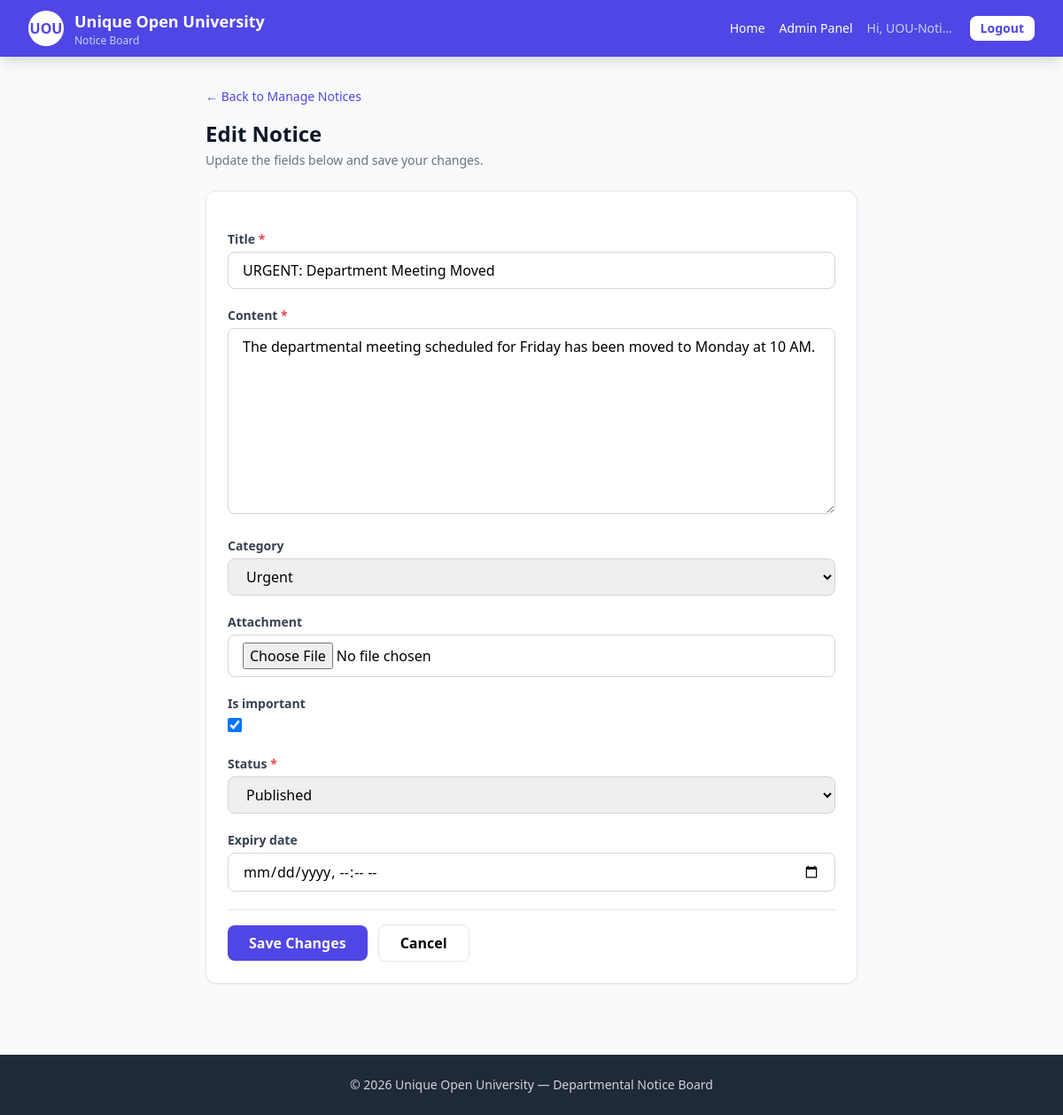
The page /admin-panel/notices/2/edit/ (signed in) on the database its author committed.
### notices/models.py (models this page shows, shortened)
class Notice(models.Model):
    STATUS_CHOICES = [
        ('draft', 'Draft'),
        ('published', 'Published'),
    ]
    title = models.CharField(max_length=200)
    content = models.TextField()
    category = models.ForeignKey(
        Category, on_delete=models.SET_NULL,
        null=True, blank=True, related_name='notices'
    )
    author = models.ForeignKey(
        User, on_delete=models.CASCADE, related_name='notices'
    )
    attachment = models.FileField(upload_to='attachments/', blank=True, null=True)
    is_important = models.BooleanField(default=False)
    status = models.CharField(max_length=10, choices=STATUS_CHOICES, default='published')
    published_at = models.DateTimeField(default=timezone.now)
    expiry_date = models.DateTimeField(null=True, blank=True)
    created_at = models.DateTimeField(auto_now_add=True)
    updated_at = models.DateTimeField(auto_now=True)
    class Meta:
        ordering = ['-is_important', '-published_at']

### notices/views.py (the view)
# urls.py: path('admin-panel/notices/<int:pk>/edit/', views.notice_edit, name='notice_edit'),
@login_required
@user_passes_test(is_admin)
def notice_edit(request, pk):
    notice = get_object_or_404(Notice, pk=pk)
    if request.method == 'POST':
        form = NoticeForm(request.POST, request.FILES, instance=notice)
        if form.is_valid():
            form.save()
            messages.success(request, 'Notice updated successfully!')
            return redirect('manage_notices')
    else:
        form = NoticeForm(instance=notice)
    return render(request, 'notices/notice_form.html', {
        'form': form, 'action': 'Edit', 'notice': notice
    })

### notices/models.py (called while the page is built)
    def __str__(self):
        return self.name

### notices/views.py (called while the page is built)
def is_admin(user):
    return user.is_authenticated and (user.is_staff or user.is_superuser)

### templates/notices/notice_form.html (shortened to what this page needs)
{% extends 'notices/base.html' %}
{% block content %}
<div class="max-w-3xl mx-auto px-4 py-8">
  <a href="{% url 'manage_notices' %}"
     class="text-uou font-medium text-sm hover:underline inline-flex items-center gap-1 mb-4">
    ← Back to Manage Notices
  </a>
  <div class="mb-6">
    <h1 class="text-2xl font-bold text-gray-900">{{ action }} Notice</h1>
    <p class="text-sm text-gray-500 mt-1">
      {% if action == 'Edit' %}
        Update the fields below and save your changes.
      {% else %}
        Fill the form below to publish a new notice.
      {% endif %}
    </p>
  </div>
  <form method="post" enctype="multipart/form-data"
        class="bg-white rounded-xl shadow-sm border p-6 space-y-5">
    {% for field in form %}
      <div>
        <label for="{{ field.id_for_label }}"
               class="block text-sm font-semibold text-gray-700 mb-1">
          {{ field.label }}
          {% if field.field.required %}
            <span class="text-red-500">*</span>
          {% endif %}
        </label>
        {{ field }}
      </div>
    {% endfor %}
    <div class="flex items-center gap-3 pt-4 border-t">
      <button type="submit"
              class="bg-uou text-white px-6 py-2 rounded-lg font-semibold hover:bg-uou-dark transition">
        {% if action == 'Edit' %}Save Changes{% else %}Create Notice{% endif %}
      </button>
      <a href="{% url 'manage_notices' %}"
         class="px-6 py-2 rounded-lg font-semibold border hover:bg-gray-50 transition">
        Cancel
      </a>
    </div>
  </form>
</div>
{% endblock %}

### templates/notices/base.html (shortened to what this page needs)
{% load static %}
<!DOCTYPE html>
<html lang="en">
<head>
  <script src="https://cdn.tailwindcss.com"></script>
</head>
<body class="bg-gray-50 min-h-screen flex flex-col">
  <nav class="bg-uou text-white shadow-lg sticky top-0 z-50">
    <div class="max-w-7xl mx-auto px-4 sm:px-6 lg:px-8">
      <div class="flex justify-between h-16 items-center gap-3">
        <a href="{% url 'dashboard' %}" class="flex items-center gap-3 min-w-0">
          <div class="w-10 h-10 bg-white text-uou rounded-full flex items-center justify-center font-bold shrink-0">
            UOU
          </div>
          <div class="min-w-0">
            <div class="font-bold text-sm sm:text-lg leading-tight truncate">Unique Open University</div>
            <div class="text-xs text-indigo-200">Notice Board</div>
          </div>
        </a>
        <div class="flex items-center gap-2 sm:gap-4 shrink-0">
          <a href="{% url 'dashboard' %}" class="hover:text-indigo-200 text-sm hidden sm:inline">Home</a>
          {% if user.is_authenticated and user.is_staff %}
            <a href="{% url 'admin_dashboard' %}" class="hover:text-indigo-200 text-sm hidden sm:inline">
              Admin Panel
            </a>
          {% endif %}
          {% if user.is_authenticated %}
            <span class="text-sm text-indigo-200 hidden md:inline truncate max-w-[100px]">
              Hi, {{ user.username }}
            </span>
            <form method="post" action="{% url 'account_logout' %}" class="inline">
              <button class="bg-white text-uou px-3 py-1 rounded-lg text-sm font-semibold hover:bg-indigo-100 whitespace-nowrap">
                Logout
              </button>
            </form>
          {% else %}
            <a href="{% url 'account_login' %}"
               class="bg-white text-uou px-3 py-1 rounded-lg text-sm font-semibold hover:bg-indigo-100 whitespace-nowrap">
              Login
            </a>
          {% endif %}
        </div>
      </div>
    </div>
  </nav>
  <main class="flex-1 w-full overflow-x-hidden">
    {% block content %}{% endblock %}
  </main>
  <footer class="bg-gray-800 text-gray-300 py-6 mt-12">
    <div class="max-w-7xl mx-auto px-4 text-center text-sm">
      © {% now "Y" %} Unique Open University — Departmental Notice Board
    </div>
  </footer>
</body>
</html>

### templates/notices/base.html (style rules this page uses)
body { overflow-x: hidden; }

### rows shown on the page
Notice: form "URGENT: Department Meeting Moved" "The departmental meeting scheduled for Friday has been moved to Monday at 10 AM." "Urgent" "☑" "Published"

### other values the page prints
{{ user.username }} "UOU-Noti…"
{{ action }} "Edit"
{{ field.label }} "Title" "Content" "Category" "Attachment" "Is important" "Status" "Expiry date"
